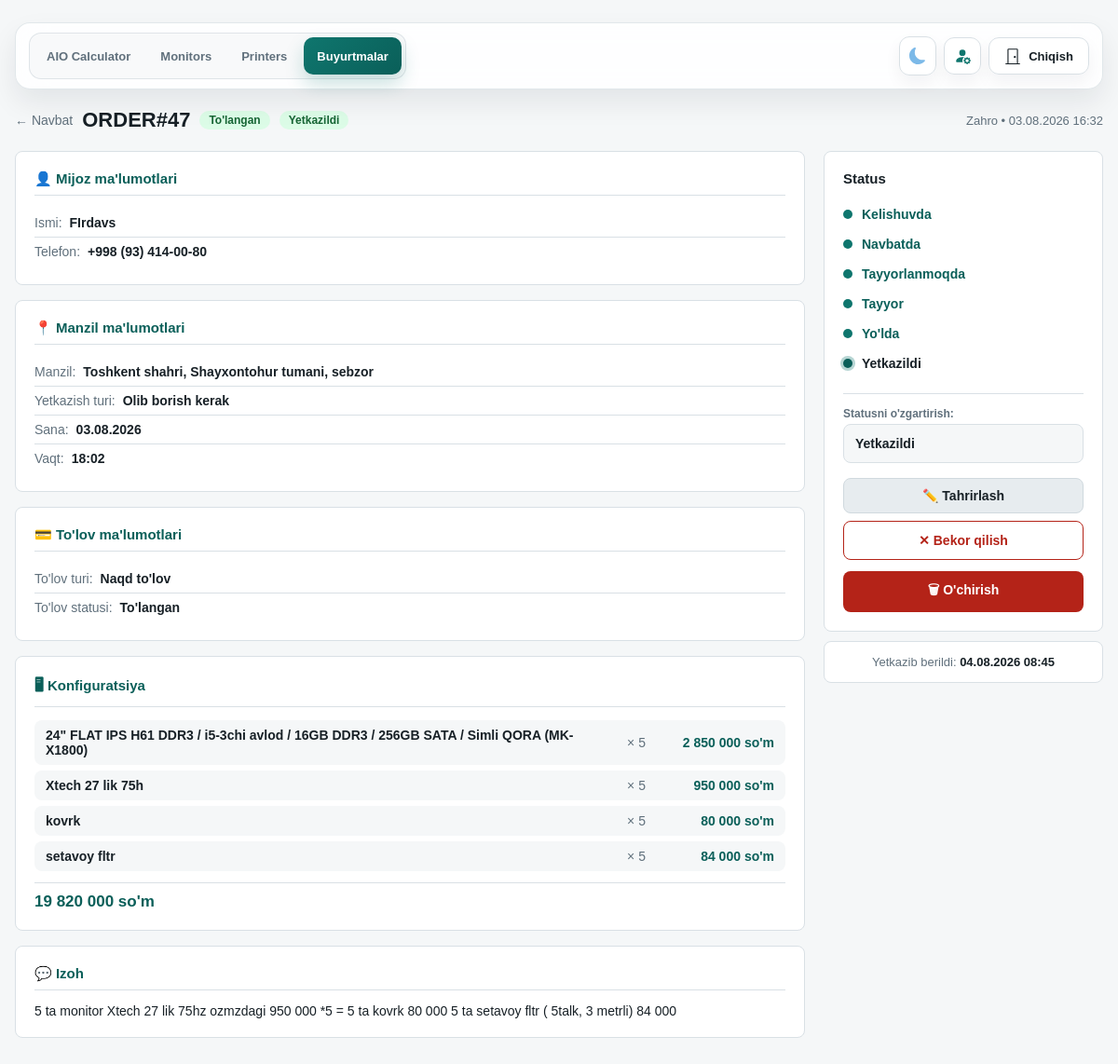
The page /orders/47/ (signed in) on the database its author committed.
### orders/models.py (models this page shows, shortened)
class Order(models.Model):
    class DeliveryType(models.TextChoices):
        DELIVERY = "DELIVERY", "Olib borish kerak"
        POST = "POST", "Pochta (BTS, UzPost, YandexGo...)"
        PICKUP = "PICKUP", "Olib ketadi"
    class PaymentType(models.TextChoices):
        CASH = "CASH", "Naqd to'lov"
        CARD = "CARD", "Kartadan to'lov"
        TRANSFER = "TRANSFER", "Bank orqali"
        CASH_CARD = "CASH_CARD", "Aralash to'lov"
    class PaymentStatus(models.TextChoices):
        UNPAID = "UNPAID", "To'lanmagan"
        ON_DELIVERY = "ON_DELIVERY", "Yetkazilganda to'lanadi"
        ON_PICKUP = "ON_PICKUP", "Olib ketishda to'lanadi"
        PARTIAL = "PARTIAL", "Qisman to'langan"
        PAID = "PAID", "To'langan"
    class ProductionStatus(models.TextChoices):
        AGREED = "AGREED", "Kelishuvda"
        QUEUED = "QUEUED", "Navbatda"
        IN_PROGRESS = "IN_PROGRESS", "Tayyorlanmoqda"
        READY = "READY", "Tayyor"
        SHIPPING = "SHIPPING", "Yo'lda"
        DELIVERED = "DELIVERED", "Yetkazildi"
        ON_HOLD = "ON_HOLD", "To'xtatildi"
        CANCELLED = "CANCELLED", "Bekor qilindi"
    DELIVERY_STATUS_FLOWS = {
        DeliveryType.DELIVERY: [
            ProductionStatus.AGREED,
            ProductionStatus.QUEUED,
            ProductionStatus.IN_PROGRESS,
            ProductionStatus.READY,
            ProductionStatus.SHIPPING,
            ProductionStatus.DELIVERED,
        ],
        DeliveryType.POST: [
            ProductionStatus.AGREED,
            ProductionStatus.QUEUED,
            ProductionStatus.IN_PROGRESS,
            ProductionStatus.READY,
            ProductionStatus.SHIPPING,
            ProductionStatus.DELIVERED,
        ],
        DeliveryType.PICKUP: [
            ProductionStatus.AGREED,
            ProductionStatus.QUEUED,
            ProductionStatus.IN_PROGRESS,
            ProductionStatus.READY,
            ProductionStatus.DELIVERED,
        ],
    }
    GLOBAL_PRODUCTION_STATUSES = [
        ProductionStatus.CANCELLED,
        ProductionStatus.ON_HOLD,
    ]
    DELIVERY_STATUS_LABELS = {
        DeliveryType.DELIVERY: {
            ProductionStatus.SHIPPING: "Yo'lda",
            ProductionStatus.DELIVERED: "Yetkazildi",
        },
        DeliveryType.POST: {
            ProductionStatus.SHIPPING: "Jo'natildi",
            ProductionStatus.DELIVERED: "Qabul qilib oldi",
        },
        DeliveryType.PICKUP: {
            ProductionStatus.DELIVERED: "Olib ketildi",
        },
    }
    order_number = models.CharField(
        max_length=24, unique=True, blank=True, null=True, verbose_name="Buyurtma raqami"
    )
    sold_by = models.ForeignKey(
        User, on_delete=models.PROTECT, related_name="orders", verbose_name="Sotuvchi"
    )
    customer_name = models.CharField(max_length=120, verbose_name="Mijoz ismi")
    customer_phone = models.CharField(max_length=30, verbose_name="Telefon raqami")
    region = models.CharField(max_length=80, verbose_name="Viloyat")
    district = models.CharField(max_length=80, verbose_name="Tuman")
    city = models.CharField(max_length=80, verbose_name="Shahar")
    landmark = models.CharField(max_length=200, blank=True, verbose_name="Mo'ljal")
    delivery_type = models.CharField(
        max_length=20, choices=DeliveryType.choices, verbose_name="Yetkazish turi"
    )
    payment_type = models.CharField(
        max_length=20, choices=PaymentType.choices, verbose_name="To'lov turi"
    )
    payment_status = models.CharField(
        max_length=20,
        choices=PaymentStatus.choices,
        default=PaymentStatus.UNPAID,
        verbose_name="To'lov holati",
    )
    production_status = models.CharField(
        max_length=20,
        choices=ProductionStatus.choices,
        default=ProductionStatus.AGREED,
        verbose_name="Ishlab chiqarish holati",
    )
    total_price_usd = models.DecimalField(
        max_digits=12, decimal_places=2, default=0, verbose_name="Jami (USD)"
    )
    total_price_uzs = models.DecimalField(
        max_digits=16, decimal_places=0, default=0, verbose_name="Jami (so'm)"
    )
    delivery_date = models.DateField(null=True, blank=True, verbose_name="Yetkazib berish sanasi")
    delivery_time = models.CharField(max_length=10, null=True, blank=True, verbose_name="Yetkazib berish vaqti")
    partial_amount = models.DecimalField(
        max_digits=16, decimal_places=0, default=0, verbose_name="Qisman to'langan summa"
    )
    notes = models.TextField(blank=True, verbose_name="Izoh")
    created_at = models.DateTimeField(auto_now_add=True)
    updated_at = models.DateTimeField(auto_now=True)
    delivered_at = models.DateTimeField(null=True, blank=True, verbose_name="Yetkazib berilgan vaqt")
    class Meta:
        ordering = ["-created_at"]
        verbose_name = "Buyurtma"
        verbose_name_plural = "Buyurtmalar"
    @property
    def display_order_number(self):
        raw_number = self.order_number or f"ORDER#{self.pk}"
        if raw_number.startswith("ORD#"):
            return raw_number.replace("ORD#", "ORDER#", 1)
        return raw_number
    @classmethod
    def production_status_flow(cls, delivery_type):
        return cls.DELIVERY_STATUS_FLOWS.get(
            delivery_type,
            cls.DELIVERY_STATUS_FLOWS[cls.DeliveryType.DELIVERY],
        )
    @classmethod
    def production_status_label(cls, status, delivery_type=None):
        if delivery_type:
            custom = cls.DELIVERY_STATUS_LABELS.get(delivery_type, {})
            if status in custom:
                return custom[status]
        return dict(cls.ProductionStatus.choices).get(status, status)
    @classmethod
    def production_status_choices_for_delivery(cls, delivery_type):
        statuses = list(cls.production_status_flow(delivery_type))
        for status in cls.GLOBAL_PRODUCTION_STATUSES:
            if status not in statuses:
                statuses.append(status)
        return [(status, cls.production_status_label(status, delivery_type)) for status in statuses]

class OrderItem(models.Model):
    order = models.ForeignKey(Order, on_delete=models.CASCADE, related_name="items")
    build_quote = models.ForeignKey(
        "calculator.BuildQuote",
        on_delete=models.SET_NULL,
        null=True,
        blank=True,
        related_name="order_items",
        verbose_name="Kalkulyator konfiguratsiyasi",
    )
    config_label = models.CharField(max_length=255, verbose_name="Konfiguratsiya")
    quantity = models.PositiveIntegerField(default=1, verbose_name="Soni")
    unit_price_usd = models.DecimalField(
        max_digits=12, decimal_places=2, default=0, verbose_name="Dona narxi (USD)"
    )
    unit_price_uzs = models.DecimalField(
        max_digits=16, decimal_places=2, default=0, verbose_name="Dona narxi (so'm)"
    )
    class Meta:
        verbose_name = "Buyurtma elementi"
        verbose_name_plural = "Buyurtma elementlari"

### orders/views.py (the view, shortened to what this page needs)
# urls.py: path("<int:pk>/", views.order_detail, name="detail"),
@login_required
def order_detail(request, pk):
    from calculator.models import CalculatorSettings
    try:
        settings = CalculatorSettings.objects.first()
        usd_rate = int(settings.usd_rate) if settings and settings.usd_rate else 12850
    except:
        usd_rate = 12850
    order = get_object_or_404(
        _orders_for_user(request.user).prefetch_related("items").select_related("sold_by"),
        pk=pk,
    )
    if request.method == "GET" and request.GET.get("edit") == "1":
        if not _can_user_edit_order(request.user, order):
            raise PermissionDenied("Sizda buyurtmani tahrirlash huquqi yo'q.")
        return render(request, "orders/order_form.html", _form_context(request.user, order, {}))
    allowed_production_status_choices = _allowed_production_status_choices_for_user(
        request.user,
        order.delivery_type,
        order.production_status,
        order,
    )
    allowed_production_status_values = {value for value, _ in allowed_production_status_choices}
    return render(request, "orders/order_detail.html", {
        "active_nav": "orders",
        "order": order,
        "usd_rate": usd_rate,
        "status_flow": Order.production_status_flow(order.delivery_type),
        "current_status_index": (
            Order.production_status_flow(order.delivery_type).index(order.production_status)
            if order.production_status in Order.production_status_flow(order.delivery_type)
            else -1
        ),
        "delivery_choices": Order.DeliveryType.choices,
        "payment_type_choices": Order.PaymentType.choices,
        "payment_status_choices": Order.PaymentStatus.choices,
        "production_status_choices": allowed_production_status_choices,
        "can_edit_order": _can_user_edit_order(request.user, order),
        "can_delete_order": _can_user_delete_order(request.user),
        "can_cancel_order": _can_user_cancel_order(request.user, order),
        "can_change_production_status": _can_user_change_production_status(
            request.user,
            order.production_status,
            order,
        ),
        "show_current_status_option": order.production_status not in allowed_production_status_values,
        "current_status_label": _all_production_status_choices_map(order.delivery_type).get(
            order.production_status,
            order.production_status,
        ),
    })

### orders/templates/orders/order_detail.html (shortened to what this page needs)
{% extends "base.html" %}
{% load order_tags %}
{% block content %}
<div style="margin-top:20px;">
  <div style="display:flex;align-items:center;flex-wrap:wrap;gap:10px;margin-bottom:16px;">
    <a href="{% url 'orders:list' %}" style="color:var(--muted);text-decoration:none;font-size:14px;">← Navbat</a>
    <h2 style="margin:0;font-size:22px;">{{ order.display_order_number }}</h2>
    <span class="badge {{ order.payment_status|payment_badge }}">{{ order.get_payment_status_display }}</span>
    <span class="badge {{ order.production_status|status_badge }}">{{ order.production_status|status_label:order.delivery_type }}</span>
    <span style="font-size:13px;color:var(--muted);margin-left:auto;">
      {{ order.sold_by.get_full_name|default:order.sold_by.username }} •
      {{ order.created_at|date:"d.m.Y H:i" }}
    </span>
  </div>
  <div class="detail-layout">
    <div>
      <div class="panel detail-section">
        <h3>👤 Mijoz ma'lumotlari</h3>
        <div class="detail-row-group">
          <div class="detail-row"><span>Ismi:</span><strong>{{ order.customer_name }}</strong></div>
          <div class="detail-row"><span>Telefon:</span><strong>{{ order.customer_phone|format_phone }}</strong></div>
        </div>
      </div>
      <div class="panel detail-section">
        <h3>📍 Manzil ma'lumotlari</h3>
        <div class="detail-row">
          <span>Manzil:</span>
          <strong>
            {{ order.region }}, {{ order.district }}{% if order.city %}, {{ order.city }}{% endif %}{% if order.landmark %}, {{ order.landmark }}{% endif %}
          </strong>
        </div>
        <div class="detail-row-group">
          <div class="detail-row"><span>Yetkazish turi:</span><strong>{{ order.get_delivery_type_display }}</strong></div>
          {% if order.delivery_date %}
            <div class="detail-row"><span>Sana:</span><strong>{{ order.delivery_date|date:"d.m.Y" }}</strong></div>
          {% endif %}
          {% if order.delivery_time %}
            <div class="detail-row"><span>Vaqt:</span><strong>{{ order.delivery_time }}</strong></div>
          {% endif %}
        </div>
      </div>
      <div class="panel detail-section">
        <h3>💳 To'lov ma'lumotlari</h3>
        <div class="detail-row-group">
          <div class="detail-row"><span>To'lov turi:</span><strong>{{ order.get_payment_type_display }}</strong></div>
          <div class="detail-row"><span>To'lov statusi:</span><strong>{{ order.get_payment_status_display }}</strong></div>
        </div>
      </div>
      <div class="panel detail-section">
        <h3>🖥 Konfiguratsiya</h3>
        {% for item in order.items.all %}
          <div class="config-item">
            <span class="label">{{ item.config_label }}</span>
            <span class="qty">× {{ item.quantity }}</span>
            <span class="price">
              {% if item.unit_price_uzs %}
                {{ item.unit_price_uzs|format_uzs }}
              {% else %}
                {% widthratio item.unit_price_usd 1 usd_rate as price_uzs %}
                {{ price_uzs|format_uzs }}
              {% endif %}
              so'm
            </span>
          </div>
        {% endfor %}
        <div style="display:flex;margin-top:12px;padding-top:10px;border-top:1px solid var(--line);">
          <div style="text-align:right;">
            <div style="font-weight:800;font-size:17px;color:var(--accent-dark)">{{ order.total_price_uzs|format_uzs }} so'm</div>
          </div>
        </div>
      </div>
      {% if order.notes %}
        <div class="panel detail-section">
          <h3>💬 Izoh</h3>
          <p style="margin:0;font-size:14px;color:var(--text);">{{ order.notes }}</p>
        </div>
      {% endif %}
    </div>
    <aside>
      <div class="panel status-sidebar">
        <h3>Status</h3>
        {% for s in status_flow %}
          <div class="status-step
            {% if order.production_status == s %}current
            {% elif current_status_index != -1 and forloop.counter0 < current_status_index %}done
            {% endif %}">
            <div class="status-dot
              {% if order.production_status == s %}current
              {% elif current_status_index != -1 and forloop.counter0 < current_status_index %}done
              {% endif %}">
            </div>
            {{ s|status_label:order.delivery_type }}
          </div>
        {% endfor %}
        <div style="margin-top: 16px; margin-bottom: 12px; border-top: 1px solid var(--line); padding-top: 14px;">
          <label style="font-size:12px; color:var(--muted); font-weight:700; margin-bottom:4px; display:block;">Statusni o'zgartirish:</label>
          {% if can_change_production_status %}
            <select id="status-select-dropdown" onchange="onStatusDropdownChange(this.value)" style="width:100%; padding:10px 12px; border-radius:8px; background:var(--bg); border:1px solid var(--line); color:var(--text); font-weight:700; font-size:14px; cursor:pointer;">
              {% for s_val, s_label in production_status_choices %}
                <option value="{{ s_val }}" {% if order.production_status == s_val %}selected{% endif %}>{{ s_label }}</option>
              {% endfor %}
            </select>
          {% else %}
            <div style="padding:10px 12px; border-radius:8px; background:var(--bg); border:1px solid var(--line); color:var(--muted); font-size:13px; line-height:1.45;">
              Bu buyurtmada statusni faqat ruxsat berilgan user o'zgartira oladi.
            </div>
          {% endif %}
        </div>
        <div class="action-btns">
          {% if can_edit_order %}
            <a href="{% url 'orders:detail' order.pk %}?edit=1" class="action-btn secondary">
              ✏️ Tahrirlash
            </a>
          {% endif %}
          {% if can_cancel_order and order.production_status != 'CANCELLED' %}
            <button class="action-btn danger" onclick="cancelOrderDirectly()">
              ✕ Bekor qilish
            </button>
          {% endif %}
          {% if can_delete_order %}
            <form id="delete-order-form" action="{% url 'orders:delete' order.pk %}" method="post" style="width: 100%; margin-top: 4px;">
              <button type="button" onclick="openDeleteModal()" class="action-btn" style="background: var(--danger); color: white; width: 100%; border: none; font-weight: 700; display: flex; align-items: center; justify-content: center; gap: 6px;">
                🗑 O'chirish
              </button>
            </form>
          {% endif %}
        </div>
      </div>
      {% if order.delivered_at %}
        <div class="panel" style="padding:14px 18px;margin-top:10px;font-size:13px;color:var(--muted);text-align:center;">
          Yetkazib berildi: <strong style="color:var(--text);">{{ order.delivered_at|date:"d.m.Y H:i" }}</strong>
        </div>
      {% endif %}
    </aside>
  </div>
</div>
{% endblock %}

### rows shown on the page
Order: display_order_number "ORDER#47", payment_status "To'langan", production_status|status_label "Yetkazildi", sold_by.get_full_name "Zahro", created_at "03.08.2026 16:32", customer_name "FIrdavs", customer_phone "+998 (93) 414-00-80", region "Toshkent shahri", district "Shayxontohur tumani", city "sebzor", delivery_type "Olib borish kerak", delivery_date "03.08.2026", delivery_time "18:02", payment_type "Naqd to'lov", total_price_uzs "19 820 000", notes "5 ta monitor Xtech 27 lik 75hz ozmzdagi 950 000 *5 = 5 ta kovrk 80 000 5 ta setavoy fltr ( 5talk, 3 metrli) 84 000", status_flow "Kelishuvda" "Navbatda" "Tayyorlanmoqda" "Tayyor" "Yo'lda" "Yetkazildi", production_status "Yetkazildi", delivered_at "04.08.2026 08:45"
OrderItem: config_label "24\" FLAT IPS H61 DDR3 / i5-3chi avlod / 16GB DDR3 / 256GB SATA / Simli QORA (MK-X1800)", quantity "5", unit_price_uzs "2 850 000"
OrderItem: config_label "Xtech 27 lik 75h", quantity "5", unit_price_uzs "950 000"
OrderItem: config_label "kovrk", quantity "5", unit_price_uzs "80 000"
OrderItem: config_label "setavoy fltr", quantity "5", unit_price_uzs "84 000"
